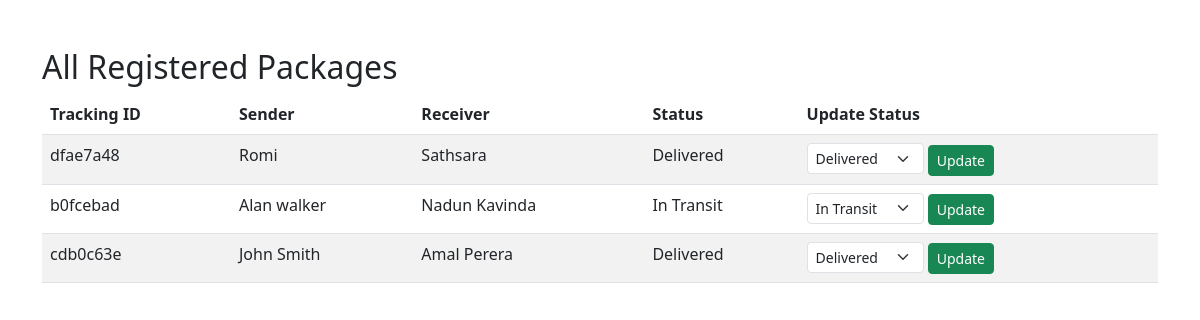
Page /packages on the committed database.
### models.py (models this page shows, shortened)
class Package(db.Model):
    id = db.Column(db.Integer, primary_key=True)
    tracking_id = db.Column(db.String(50), unique=True, nullable=False)
    sender_name = db.Column(db.String(100), nullable=False)
    receiver_name = db.Column(db.String(100), nullable=False)
    phone_sender = db.Column(db.String(15), nullable=False)
    phone_receiver = db.Column(db.String(15), nullable=False)
    status = db.Column(db.String(50), default="Registered")
    created_at = db.Column(db.DateTime, default=datetime.utcnow)

### app.py (the view)
@app.route("/packages")
def view_packages():
    packages = Package.query.order_by(Package.created_at.desc()).all()
    return render_template("packages.html", packages=packages)

### templates/packages.html (shortened to what this page needs)
<!DOCTYPE html>
<html>
<head>
  <link rel="stylesheet" href="https://cdn.jsdelivr.net/npm/bootstrap@5.3.0/dist/css/bootstrap.min.css">
</head>
<body class="container mt-5">
  <h2>All Registered Packages</h2>
  <table class="table table-striped">
    <thead>
      <tr>
        <th>Tracking ID</th>
        <th>Sender</th>
        <th>Receiver</th>
        <th>Status</th>
        <th>Update Status</th>
      </tr>
    </thead>
    <tbody>
      {% for pkg in packages %}
      <tr>
        <td>{{ pkg.tracking_id }}</td>
        <td>{{ pkg.sender_name }}</td>
        <td>{{ pkg.receiver_name }}</td>
        <td>{{ pkg.status }}</td>
        <td>
          <form method="POST" action="{{ url_for('update_status', package_id=pkg.id) }}">
            <select name="status" class="form-select form-select-sm d-inline w-auto">
              <option value="In Transit" {% if pkg.status == 'In Transit' %}selected{% endif %}>In Transit</option>
              <option value="Delivered" {% if pkg.status == 'Delivered' %}selected{% endif %}>Delivered</option>
            </select>
            <button type="submit" class="btn btn-sm btn-success">Update</button>
          </form>
        </td>
      </tr>
      {% endfor %}
    </tbody>
  </table>
</body>
</html>

### rows in the picture
Package: tracking_id "dfae7a48", sender_name "Romi", receiver_name "Sathsara", status "Delivered"
Package: tracking_id "b0fcebad", sender_name "Alan walker", receiver_name "Nadun Kavinda", status "In Transit"
Package: tracking_id "cdb0c63e", sender_name "John Smith", receiver_name "Amal Perera", status "Delivered"
